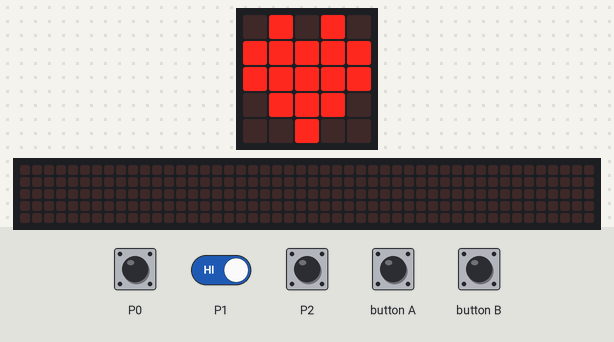
A program run on a simulated BBC micro:bit running MicroPython. Parts: the board's 5×5 LED display, a strip that is not on the board, showing the scrolling text unrolled. The inputs (shaded band) are chosen by the test bench. Random numbers come from a fixed seed; the 48×5 strip is a reading aid, not a part: it shows the text the display is scrolling, unrolled, one strip-width of it at a time.

Above: at 1.2 s.
1.3 s: touch pin P0 pressed for 0.15 s
At 1.37 s:
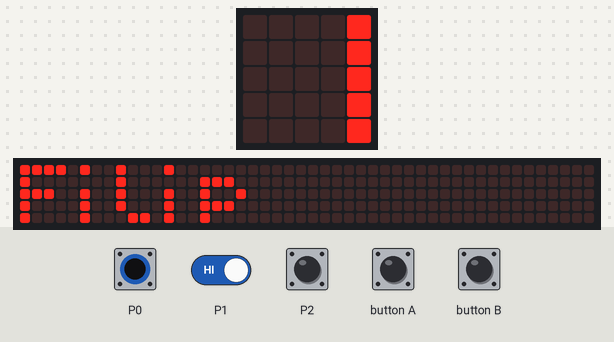
2.0 s: P0 (touch pin P0) driven LOW and P1 (touch pin P1) driven LOW
At 4.97 s:
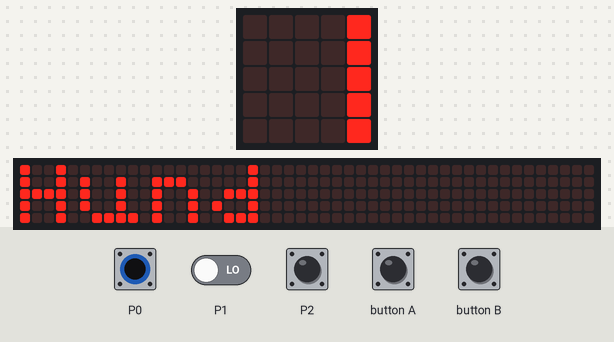
5.0 s: touch pin P0 released
8.0 s: touch pin P1 released
At 9.7 s:
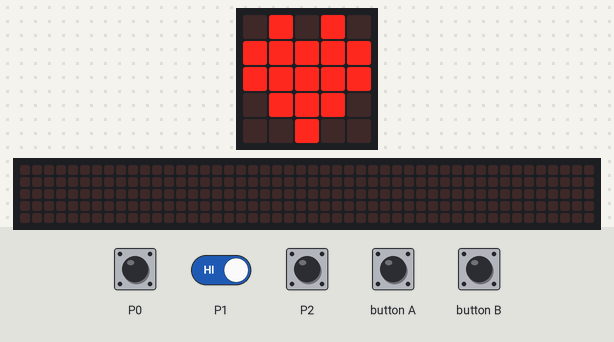
10.1 s: touch pin P2 pressed for 0.15 s
At 10.17 s:
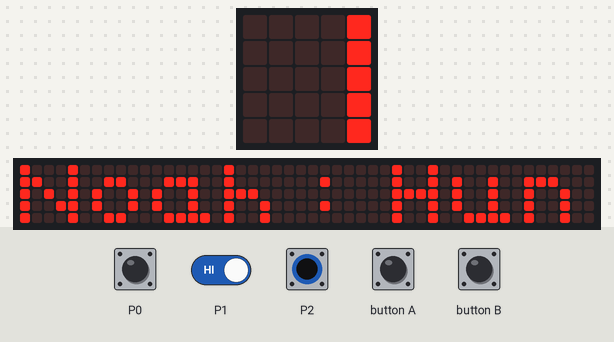
Timing chart, 0 to 11.8 s (numbered marks = the images above; inputs shaded):
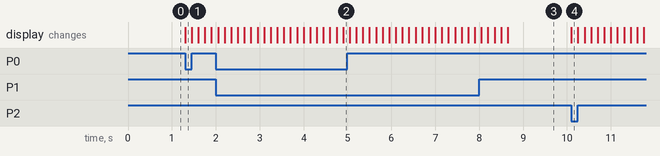

The program:

navn_dyr.py
```python
from microbit import *
import random

gutt = """William,Oskar,Lucas,Mathias,Filip,Oliver,Jakob,Emil,Noah,Aksel"""
jente = """Nora,Emma,Sara,Sofie,Sofia,Maja,Olivia,Ella,Ingrid,Emilie"""
dyr = """Kanin,Hund,Katt,Rotte,Fisk,Hest,Sau,Ku"""

gutt_split = gutt.split(",")
jente_split = jente.split(",")
dyr_split = dyr.split(",")

while True:
    if button_a.is_pressed():
        display.scroll(random.choice(gutt_split))
    if button_b.is_pressed():
        display.scroll(random.choice(jente_split))
    if pin0.is_touched():
        display.scroll(random.choice(gutt_split + jente_split))
    if pin1.is_touched():
        display.scroll(random.choice(dyr_split))
    if pin2.is_touched():
        display.scroll(random.choice(gutt_split + jente_split) + " : " + random.choice(dyr_split))
    else:
        display.show(Image.HEART)
```

Measured:
- after the input at 1.3 s, the display: changes at once (image 1)
- after the input at 10.1 s, the display: changes at once (image 4)
